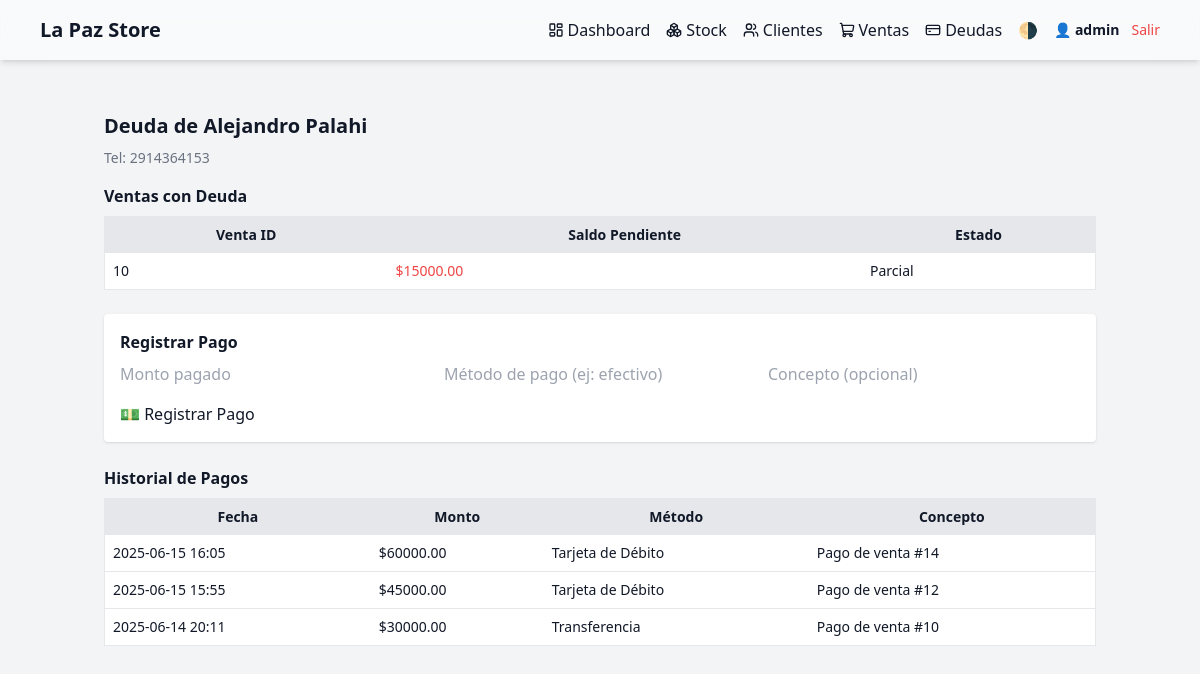
Page /deudas/cliente/1 (signed in) on the committed database.
### models/models.py (models this page shows, shortened)
class User(UserMixin, db.Model):
    id = db.Column(db.Integer, primary_key=True)
    username = db.Column(db.String(80), unique=True, nullable=False)
    password_hash = db.Column(db.String(128), nullable=False)

class Cliente(db.Model):
    id = db.Column(db.Integer, primary_key=True)
    nombre = db.Column(db.String(50), nullable=False)
    apellido = db.Column(db.String(50), nullable=False)
    telefono = db.Column(db.String(30), nullable=False, unique=True)
    email = db.Column(db.String(120))
    direccion = db.Column(db.String(200))
    activo = db.Column(db.Boolean, default=True)  # ✅ CLIENTE ACTIVO/INACTIVO

class Deuda(db.Model):
    id = db.Column(db.Integer, primary_key=True)
    cliente_id = db.Column(db.Integer, db.ForeignKey('cliente.id'), nullable=False)
    venta_id = db.Column(db.Integer, db.ForeignKey('venta.id'), nullable=False)
    saldo_pendiente = db.Column(db.Float, nullable=False)
    estado = db.Column(db.String(20), default="pendiente")  # opciones: pendiente, parcial, saldada
    cliente = db.relationship('Cliente', backref=db.backref('deudas', lazy=True))
    venta = db.relationship('Venta', backref=db.backref('deuda', uselist=False))

class Pago(db.Model):
    id = db.Column(db.Integer, primary_key=True)
    cliente_id = db.Column(db.Integer, db.ForeignKey('cliente.id'), nullable=False)
    monto = db.Column(db.Float, nullable=False)
    fecha = db.Column(db.DateTime, default=datetime.utcnow)
    metodo = db.Column(db.String(50))
    concepto = db.Column(db.String(200))
    cliente = db.relationship('Cliente', backref=db.backref('pagos', lazy=True))

### routes/deudas.py (the view)
@deudas_routes.route('/deudas/cliente/<int:cliente_id>')
@login_required
def deudas_por_cliente(cliente_id):
    cliente = Cliente.query.get_or_404(cliente_id)
    deudas = Deuda.query.filter_by(cliente_id=cliente_id).all()
    pagos = Pago.query.filter_by(cliente_id=cliente_id).order_by(Pago.fecha.desc()).all()
    return render_template('deudas_cliente.html', cliente=cliente, deudas=deudas, pagos=pagos)

### app.py (called while the page is built)
@login_manager.user_loader
def load_user(user_id):
    from models.models import User
    return User.query.get(int(user_id))

### templates/deudas_cliente.html (shortened to what this page needs)
{% extends "base.html" %}
{% block content %}
<div class="container mx-auto p-4">
  <h1 class="text-xl font-bold mb-2">Deuda de {{ cliente.nombre }} {{ cliente.apellido }}</h1>
  <p class="text-sm text-gray-500 mb-4">Tel: {{ cliente.telefono }}</p>
  <div class="mb-6">
    <h2 class="font-semibold mb-2">Ventas con Deuda</h2>
    <table class="min-w-full text-sm border dark:border-gray-600">
      <thead class="bg-gray-200 dark:bg-gray-700">
        <tr>
          <th class="p-2">Venta ID</th>
          <th class="p-2">Saldo Pendiente</th>
          <th class="p-2">Estado</th>
        </tr>
      </thead>
      <tbody class="bg-white dark:bg-gray-800">
        {% for d in deudas %}
          {% if d.saldo_pendiente > 0 %}
          <tr class="border-b dark:border-gray-700">
            <td class="p-2">{{ d.venta_id }}</td>
            <td class="p-2 text-red-500">${{ "%.2f"|format(d.saldo_pendiente) }}</td>
            <td class="p-2">{{ d.estado|capitalize }}</td>
          </tr>
          {% endif %}
        {% endfor %}
      </tbody>
    </table>
  </div>
  <div class="bg-white dark:bg-gray-800 p-4 rounded shadow mb-6">
    <h2 class="font-semibold mb-2">Registrar Pago</h2>
    <form method="post" action="{{ url_for('deudas_routes.pagar_deuda') }}">
      <div class="grid grid-cols-1 md:grid-cols-3 gap-3 mb-4">
        <input type="number" name="monto" class="input" placeholder="Monto pagado" required step="0.01" min="0.01">
        <input type="text" name="metodo" class="input" placeholder="Método de pago (ej: efectivo)">
        <input type="text" name="concepto" class="input" placeholder="Concepto (opcional)">
      </div>
      <button type="submit" class="btn-primary">💵 Registrar Pago</button>
    </form>
  </div>
  <div>
    <h2 class="font-semibold mb-2">Historial de Pagos</h2>
    <table class="min-w-full text-sm border dark:border-gray-600">
      <thead class="bg-gray-200 dark:bg-gray-700">
        <tr>
          <th class="p-2">Fecha</th>
          <th class="p-2">Monto</th>
          <th class="p-2">Método</th>
          <th class="p-2">Concepto</th>
        </tr>
      </thead>
      <tbody class="bg-white dark:bg-gray-800">
        {% for pago in pagos %}
        <tr class="border-b dark:border-gray-700">
          <td class="p-2">{{ pago.fecha.strftime('%Y-%m-%d %H:%M') }}</td>
          <td class="p-2">${{ "%.2f"|format(pago.monto) }}</td>
          <td class="p-2">{{ pago.metodo }}</td>
          <td class="p-2">{{ pago.concepto }}</td>
        </tr>
        {% endfor %}
      </tbody>
    </table>
  </div>
</div>
{% endblock %}

### templates/base.html (shortened to what this page needs)
<!DOCTYPE html>
<html lang="es">
<head>
  <script src="https://cdn.tailwindcss.com"></script>
</head>
<body class="bg-gray-100 dark:bg-gray-900 text-gray-900 dark:text-gray-100">
  <nav class="backdrop-blur-xl bg-white/50 dark:bg-gray-800/50 shadow-md fixed w-full z-50">
    <div class="max-w-6xl mx-auto px-4">
      <div class="flex justify-between items-center py-4">
        <a href="/" class="text-xl font-bold">La Paz Store</a>
        <div id="menu" class="hidden sm:flex space-x-4 items-center text-sm sm:text-base">
          <a href="/dashboard" class="flex items-center gap-1 hover:underline">
            <i data-lucide="layout-dashboard" class="w-4 h-4"></i> Dashboard
          </a>
          <a href="/stock" class="flex items-center gap-1 hover:underline">
            <i data-lucide="boxes" class="w-4 h-4"></i> Stock
          </a>
          <a href="/clientes" class="flex items-center gap-1 hover:underline">
            <i data-lucide="users" class="w-4 h-4"></i> Clientes
          </a>
          <a href="/ventas" class="flex items-center gap-1 hover:underline">
            <i data-lucide="shopping-cart" class="w-4 h-4"></i> Ventas
          </a>
          <a href="/deudas" class="flex items-center gap-1 hover:underline">
            <i data-lucide="credit-card" class="w-4 h-4"></i> Deudas
          </a>
          <button onclick="toggleModo()" class="hover:scale-110 transition-transform">🌗</button>
          {% if current_user.is_authenticated %}
          <div class="hidden sm:flex items-center gap-3">
            <a href="{{ url_for('auth_routes.perfil') }}" class="text-sm font-semibold hover:underline">
              👤 {{ current_user.username }}
            </a>
            <a href="{{ url_for('auth_routes.logout') }}" class="text-red-500 hover:underline text-sm">Salir</a>
          </div>
          {% endif %}
        </div>
      </div>
    </div>
  </nav>
  <main class="pt-24 px-4 max-w-6xl mx-auto">
    {% block content %}{% endblock %}
  </main>
</body>
</html>

### rows in the picture
User: username "admin"
Cliente: nombre "Alejandro", apellido "Palahi", telefono "2914364153"
Deuda: venta_id "10", saldo_pendiente "15000.00", estado "Parcial"
Pago: fecha "2025-06-15 16:05", monto "60000.00", metodo "Tarjeta de Débito", concepto "Pago de venta #14"
Pago: fecha "2025-06-15 15:55", monto "45000.00", metodo "Tarjeta de Débito", concepto "Pago de venta #12"
Pago: fecha "2025-06-14 20:11", monto "30000.00", metodo "Transferencia", concepto "Pago de venta #10"
